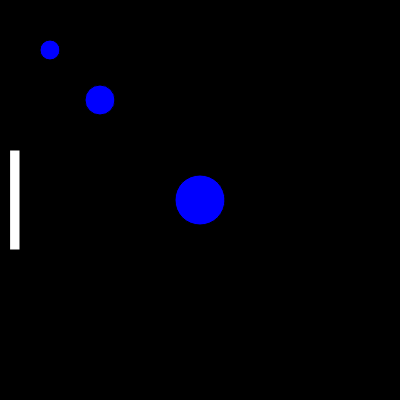
Frame 1 (no input)
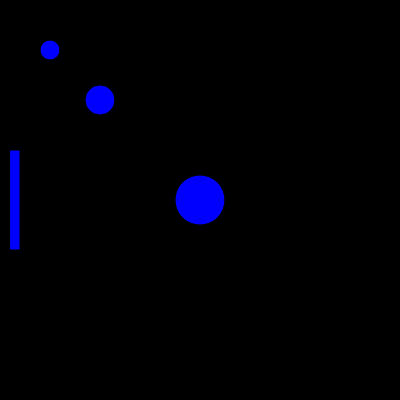
Frame 60 (no input)
Frame 120 (the mouse pressed at the canvas centre since frame 60): identical to frame 60, image omitted

The p5.js sketch that drew these frames (run headless with seeded random() and noise() and a simulated clock; from frame 60 on, the mouse is pressed at the canvas centre):

// p5.js sketch
// ── sketch.js
function setup() {
  createCanvas(400, 400);
}

function draw() {
  background(0);
  rect(10,150,10,100);
  fill("blue");
  ellipse(50,50,20,20);
   ellipse(100,100,30,30);
   ellipse(200,200,50,50);
}
